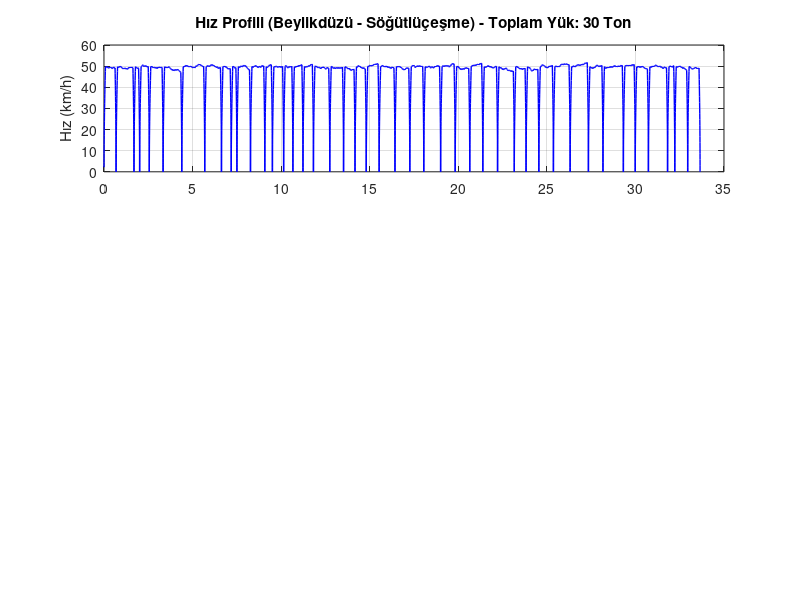

MATLAB code to generate this figure: (Note: this script raises an error after producing the figure.)
% --- MERCEDES CONNECTO G METROBÜS HATTI SİMÜLASYONU ---
% Senaryo: Beylikdüzü -> Söğütlüçeşme (Full Yolcu + Bozuk Yol)
clear; clc; close all;

%% 1. ARAÇ VE YOLCU PARAMETRELERİ (Mercedes Connecto G)
m_bos_on = 11000;    % Ön kısım boş kütle (kg)
m_bos_arka = 7000;   % Arka kısım (dorse) boş kütle (kg)

% Yolcu Yüklemesi (Full + Valizler)
yolcu_sayisi = 160;  % Tıka basa dolu
ortalama_kilo = 75;  % İnsan + Valiz ortalaması
toplam_yolcu_yuku = yolcu_sayisi * ortalama_kilo;

% Yükün dağılımı (%60 ön, %40 arka varsayımı)
m_on = m_bos_on + (toplam_yolcu_yuku * 0.60);
m_arka = m_bos_arka + (toplam_yolcu_yuku * 0.40);
m_toplam = m_on + m_arka;

fprintf('Simülasyon Başlıyor...\n');
fprintf('Araç: Mercedes Connecto G\n');
fprintf('Toplam Ağırlık: %.1f Ton\n', m_toplam/1000);
fprintf('Güzergah: Beylikdüzü -> Söğütlüçeşme\n');
fprintf('--------------------------------------\n');

%% 2. HAT VE YOL PARAMETRELERİ
durak_sayisi = 44; % Metrobüs hattı durak sayısı
dt = 0.5;          % Zaman adımı (sn) - Simülasyon hassasiyeti

% Verileri Saklamak İçin Diziler
zaman_log = [];
hiz_log = [];
koruk_kuvveti_log = []; % Newton
yol_bozuklugu_log = [];
egim_log = [];
mesafe_log = [];

toplam_mesafe = 0;
gecen_sure = 0;
anlik_hiz = 0; % m/s

%% 3. SİMÜLASYON DÖNGÜSÜ (DURAK DURAK İLERLEME)

for durak = 1:durak_sayisi
    % Her durak arası mesafe ve koşullar rastgele ama mantıklı sınırlar içinde
    mesafe_hedef = 800 + randn()*200; % Ortalama 1000m durak arası
    if mesafe_hedef < 400, mesafe_hedef = 400; end
    
    % Yol Kalitesi (1: Kaymak Asfalt, 5: Mayın Tarlası)
    % Metrobüs yolu genelde bozuktur, kaliteyi düşük tutuyoruz.
    yol_kalitesi = 3 + rand()*2; 
    
    % Eğim Durumu (Rampa çıkış/iniş) - Derece cinsinden
    % -5 (iniş) ile +5 (yokuş) arası
    egim = (rand() - 0.5) * 10; 
    
    % Viraj Sertliği (Körük kasılması için)
    viraj_faktoru = rand(); 
    
    durak_ici_mesafe = 0;
    faz = 1; % 1: Hızlanma, 2: Sabit Hız, 3: Frenleme, 4: Duraklama
    
    while faz < 5
        gecen_sure = gecen_sure + dt;
        
        % --- SÜRÜŞ FAZLARI ---
        if faz == 1 % Hızlanma (Gaz kökleme)
            ivme = 1.2; % m/s^2 (Dolu araç yavaş hızlanır)
            if anlik_hiz > 13, faz = 2; end % 50 km/h hıza ulaşınca sabitle
            
        elseif faz == 2 % Seyir (Cruise)
            ivme = 0;
            % Yoldaki virajlara ve trafiğe göre hafif hız değişimleri
            ivme = ivme + (rand()-0.5)*0.2; 
            if durak_ici_mesafe > (mesafe_hedef - 150), faz = 3; end % Durağa 150m kala fren
            
        elseif faz == 3 % Frenleme (Sert giriş)
            ivme = -1.5; % m/s^2
            if anlik_hiz <= 0.1
                anlik_hiz = 0;
                ivme = 0;
                faz = 4;
                bekleme_suresi = 15; % Yolcu indirme bindirme süresi
            end
            
        elseif faz == 4 % Durakta Bekleme & Kneeling (Yana yatma)
            ivme = 0;
            bekleme_suresi = bekleme_suresi - dt;
            if bekleme_suresi <= 0, faz = 5; end % Hareket et
        end
        
        % Hız ve Konum İntegrasyonu
        anlik_hiz = anlik_hiz + ivme * dt;
        if anlik_hiz < 0, anlik_hiz = 0; end % Geri gitme yok
        
        ds = anlik_hiz * dt;
        durak_ici_mesafe = durak_ici_mesafe + ds;
        toplam_mesafe = toplam_mesafe + ds;
        
        %% 4. KÖRÜK (ARTICULATION) KUVVET HESABI
        % Bu kısım projenin kalbi.
        % Körükteki kuvvet = (Arka Kütle * İvme) + (Yol Dirençleri)
        
        % A. Boyuna Kuvvet (Çeki/Bası)
        % F = m*a formülü, ama arka dorse için.
        % Rampa yukarı çıkarken motor körüğü çeker (Pozitif)
        % Fren yaparken arka dorse önü iter (Negatif - Bası)
        g = 9.81;
        F_atalet = m_arka * ivme;
        F_yercekimi = m_arka * g * sind(egim); % Yokuş etkisi
        
        F_longitudinal = F_atalet + F_yercekimi;
        
        % B. Dikey Kuvvet (Yol Bozukluğu - Mayın Tarlası Etkisi)
        % Rastgele şoklar (Bump)
        % Yol kalitesi arttıkça genlik artar.
        if anlik_hiz > 1
            vibrasyon = randn() * yol_kalitesi * 1500; % Newton cinsinden anlık darbe
        else
            vibrasyon = 0; % Dururken titreşim az (Sadece motor rölantisi)
            if faz == 4, vibrasyon = 500; end % Kapı açılma/Kneeling sarsıntısı
        end
        F_vertical = (m_arka * g) + vibrasyon;
        
        % C. Yanal Kuvvet (Virajlar ve Sert Şerit Değiştirme)
        % Metrobüs şoförleri bazen sert girer.
        merkezkac = (m_arka * anlik_hiz^2 / 50) * viraj_faktoru; % R=50m viraj yarıçapı varsayımı
        F_lateral = merkezkac;
        
        % BİLEŞKE KÖRÜK STRESİ (Von Mises benzeri bir yaklaşım)
        % Körüğün maruz kaldığı toplam zorlanma
        F_total_joint = sqrt(F_longitudinal^2 + F_vertical^2 + F_lateral^2);
        
        % --- LOGLAMA ---
        zaman_log(end+1) = gecen_sure;
        hiz_log(end+1) = anlik_hiz * 3.6; % km/h çevrimi
        koruk_kuvveti_log(end+1) = F_total_joint;
        yol_bozuklugu_log(end+1) = yol_kalitesi;
        egim_log(end+1) = egim;
        mesafe_log(end+1) = toplam_mesafe/1000; % km
    end
    
    % İlerleme Durumu
    if mod(durak, 5) == 0
        fprintf('Durak %d/%d tamamlandı. (%.1f km)\n', durak, durak_sayisi, toplam_mesafe/1000);
    end
end

%% 5. SONUÇLAR VE GRAFİK ANALİZİ
fprintf('Simülasyon Bitti. Analiz Çiziliyor...\n');

figure('Color', 'white', 'Name', 'Metrobüs Dinamik Analizi', 'Position', [50 50 1200 700]);

% 1. Hız Profili
subplot(3,1,1);
plot(mesafe_log, hiz_log, 'b', 'LineWidth', 1);
title(['Hız Profili (Beylikdüzü - Söğütlüçeşme) - Toplam Yük: ' num2str(m_toplam/1000) ' Ton']);
ylabel('Hız (km/h)');
grid on;
xline(10, '--k', 'Avcılar'); % Temsili durak yerleri
xline(25, '--k', 'Cevizlibağ');
xline(40, '--k', 'Mecidiyeköy');

% 2. Körük Üzerindeki Stres (Kuvvet)
subplot(3,1,2);
plot(mesafe_log, koruk_kuvveti_log/1000, 'r'); % kN cinsinden
title('Körük (Articulation) Üzerindeki Anlık Bileşke Kuvvetler');
ylabel('Kuvvet (kN)');
grid on;
yline(150, 'r--', 'Kritik Sınır (Hasar Riski)'); % Temsili bir sınır

% 3. Yol Profili ve Eğim
subplot(3,1,3);
area(mesafe_log, egim_log, 'FaceColor', [0.8 0.8 0.8]);
hold on;
plot(mesafe_log, egim_log, 'k');
title('Yol Eğimi (Rampalar ve İnişler)');
xlabel('Mesafe (km)');
ylabel('Eğim (Derece)');
grid on;
ylim([-10 10]);

% İstatistiksel Rapor
max_stress = max(koruk_kuvveti_log);
avg_stress = mean(koruk_kuvveti_log);

msgbox({
    ['Toplam Mesafe: ' num2str(toplam_mesafe/1000, '%.1f') ' km'];
    ['Maksimum Körük Kuvveti: ' num2str(max_stress/1000, '%.1f') ' kN'];
    ['Yolcu + Araç Ağırlığı: ' num2str(m_toplam/1000) ' Ton'];
    'Sonuç: Araç 44 durak boyunca ağır yük ve bozuk yol';
    'nedeniyle körük sisteminde yüksek yorulma riski taşıyor.';
}, 'Simülasyon Raporu');